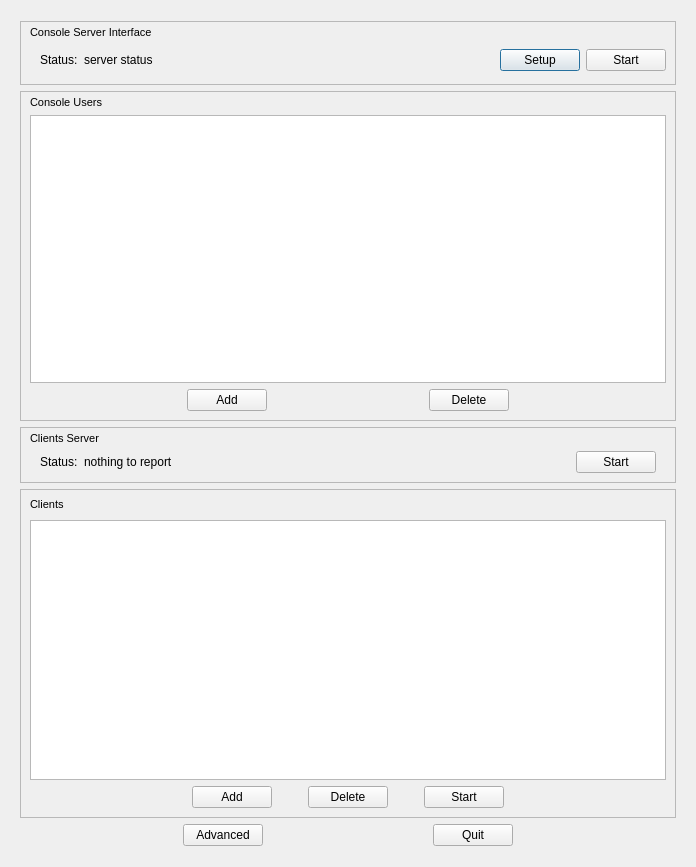
<?xml version="1.0" encoding="UTF-8"?>
<ui version="4.0">
 <class>ConsoleDialog</class>
 <widget class="QDialog" name="ConsoleDialog">
  <property name="geometry">
   <rect>
    <x>0</x>
    <y>0</y>
    <width>696</width>
    <height>867</height>
   </rect>
  </property>
  <property name="sizePolicy">
   <sizepolicy hsizetype="MinimumExpanding" vsizetype="MinimumExpanding">
    <horstretch>0</horstretch>
    <verstretch>0</verstretch>
   </sizepolicy>
  </property>
  <property name="windowTitle">
   <string>Dialog</string>
  </property>
  <layout class="QVBoxLayout" name="verticalLayout">
   <item>
    <widget class="QFrame" name="verticalFrame">
     <property name="sizePolicy">
      <sizepolicy hsizetype="Preferred" vsizetype="Preferred">
       <horstretch>0</horstretch>
       <verstretch>0</verstretch>
      </sizepolicy>
     </property>
     <layout class="QVBoxLayout" name="consoleLayout">
      <property name="topMargin">
       <number>10</number>
      </property>
      <property name="bottomMargin">
       <number>10</number>
      </property>
      <item>
       <widget class="QFrame" name="consoleServerFrame">
        <property name="minimumSize">
         <size>
          <width>0</width>
          <height>0</height>
         </size>
        </property>
        <property name="frameShape">
         <enum>QFrame::StyledPanel</enum>
        </property>
        <property name="frameShadow">
         <enum>QFrame::Raised</enum>
        </property>
        <layout class="QVBoxLayout" name="verticalLayout_2">
         <property name="topMargin">
          <number>4</number>
         </property>
         <item>
          <layout class="QVBoxLayout" name="WebServerLayout">
           <property name="topMargin">
            <number>0</number>
           </property>
           <property name="bottomMargin">
            <number>0</number>
           </property>
           <item>
            <widget class="QLabel" name="serverLabel">
             <property name="font">
              <font>
               <pointsize>8</pointsize>
              </font>
             </property>
             <property name="text">
              <string>Console Server Interface</string>
             </property>
            </widget>
           </item>
           <item>
            <layout class="QHBoxLayout" name="horizontalLayout">
             <property name="leftMargin">
              <number>10</number>
             </property>
             <property name="topMargin">
              <number>0</number>
             </property>
             <property name="rightMargin">
              <number>0</number>
             </property>
             <item>
              <widget class="QLabel" name="serverStatusLabel">
               <property name="text">
                <string>Status:</string>
               </property>
              </widget>
             </item>
             <item>
              <widget class="QLabel" name="consoleServerStatusValue">
               <property name="minimumSize">
                <size>
                 <width>0</width>
                 <height>30</height>
                </size>
               </property>
               <property name="text">
                <string>server status</string>
               </property>
              </widget>
             </item>
             <item>
              <spacer name="horizontalSpacer">
               <property name="orientation">
                <enum>Qt::Horizontal</enum>
               </property>
               <property name="sizeHint" stdset="0">
                <size>
                 <width>40</width>
                 <height>20</height>
                </size>
               </property>
              </spacer>
             </item>
             <item>
              <widget class="QPushButton" name="consoleServerSetupButton">
               <property name="text">
                <string>Setup</string>
               </property>
              </widget>
             </item>
             <item>
              <widget class="QPushButton" name="consoleServerStartButton">
               <property name="text">
                <string>Start</string>
               </property>
              </widget>
             </item>
            </layout>
           </item>
          </layout>
         </item>
        </layout>
       </widget>
      </item>
      <item>
       <widget class="QFrame" name="consoleUsersFrame">
        <property name="frameShape">
         <enum>QFrame::StyledPanel</enum>
        </property>
        <property name="frameShadow">
         <enum>QFrame::Raised</enum>
        </property>
        <layout class="QVBoxLayout" name="verticalLayout_4">
         <property name="topMargin">
          <number>4</number>
         </property>
         <item>
          <widget class="QLabel" name="label">
           <property name="font">
            <font>
             <pointsize>8</pointsize>
            </font>
           </property>
           <property name="text">
            <string>Console Users</string>
           </property>
          </widget>
         </item>
         <item>
          <widget class="QTableView" name="consoleUsersTableView">
           <property name="sizePolicy">
            <sizepolicy hsizetype="Expanding" vsizetype="MinimumExpanding">
             <horstretch>0</horstretch>
             <verstretch>0</verstretch>
            </sizepolicy>
           </property>
           <property name="minimumSize">
            <size>
             <width>0</width>
             <height>80</height>
            </size>
           </property>
          </widget>
         </item>
         <item>
          <layout class="QHBoxLayout" name="consoleUsersButtons">
           <property name="bottomMargin">
            <number>0</number>
           </property>
           <item>
            <spacer name="horizontalSpacer_14">
             <property name="orientation">
              <enum>Qt::Horizontal</enum>
             </property>
             <property name="sizeHint" stdset="0">
              <size>
               <width>40</width>
               <height>20</height>
              </size>
             </property>
            </spacer>
           </item>
           <item>
            <widget class="QPushButton" name="consoleUsersAddButton">
             <property name="text">
              <string>Add</string>
             </property>
            </widget>
           </item>
           <item>
            <spacer name="horizontalSpacer_13">
             <property name="orientation">
              <enum>Qt::Horizontal</enum>
             </property>
             <property name="sizeHint" stdset="0">
              <size>
               <width>40</width>
               <height>20</height>
              </size>
             </property>
            </spacer>
           </item>
           <item>
            <widget class="QPushButton" name="consoleUsersDeleteButton">
             <property name="text">
              <string>Delete</string>
             </property>
            </widget>
           </item>
           <item>
            <spacer name="horizontalSpacer_11">
             <property name="orientation">
              <enum>Qt::Horizontal</enum>
             </property>
             <property name="sizeHint" stdset="0">
              <size>
               <width>40</width>
               <height>20</height>
              </size>
             </property>
            </spacer>
           </item>
          </layout>
         </item>
        </layout>
       </widget>
      </item>
      <item>
       <widget class="QFrame" name="clientServerFrame">
        <property name="frameShape">
         <enum>QFrame::StyledPanel</enum>
        </property>
        <property name="frameShadow">
         <enum>QFrame::Raised</enum>
        </property>
        <layout class="QVBoxLayout" name="verticalLayout_5">
         <property name="topMargin">
          <number>4</number>
         </property>
         <item>
          <widget class="QLabel" name="serverLabel_2">
           <property name="font">
            <font>
             <pointsize>8</pointsize>
            </font>
           </property>
           <property name="text">
            <string>Clients Server</string>
           </property>
          </widget>
         </item>
         <item>
          <layout class="QHBoxLayout" name="horizontalLayout_2">
           <property name="leftMargin">
            <number>10</number>
           </property>
           <property name="topMargin">
            <number>0</number>
           </property>
           <property name="rightMargin">
            <number>10</number>
           </property>
           <item>
            <widget class="QLabel" name="statusLabel">
             <property name="sizePolicy">
              <sizepolicy hsizetype="Minimum" vsizetype="Preferred">
               <horstretch>0</horstretch>
               <verstretch>0</verstretch>
              </sizepolicy>
             </property>
             <property name="text">
              <string>Status:</string>
             </property>
            </widget>
           </item>
           <item>
            <widget class="QLabel" name="serverStatusValue">
             <property name="sizePolicy">
              <sizepolicy hsizetype="MinimumExpanding" vsizetype="Preferred">
               <horstretch>0</horstretch>
               <verstretch>0</verstretch>
              </sizepolicy>
             </property>
             <property name="text">
              <string>nothing to report</string>
             </property>
            </widget>
           </item>
           <item>
            <spacer name="horizontalSpacer_10">
             <property name="orientation">
              <enum>Qt::Horizontal</enum>
             </property>
             <property name="sizeHint" stdset="0">
              <size>
               <width>40</width>
               <height>20</height>
              </size>
             </property>
            </spacer>
           </item>
           <item>
            <widget class="QPushButton" name="serverStartButton">
             <property name="text">
              <string>Start</string>
             </property>
            </widget>
           </item>
          </layout>
         </item>
        </layout>
       </widget>
      </item>
      <item>
       <widget class="QFrame" name="clientsFrame">
        <property name="frameShape">
         <enum>QFrame::StyledPanel</enum>
        </property>
        <property name="frameShadow">
         <enum>QFrame::Raised</enum>
        </property>
        <layout class="QVBoxLayout" name="verticalLayout_3">
         <property name="topMargin">
          <number>4</number>
         </property>
         <item>
          <layout class="QVBoxLayout" name="clientLayout">
           <property name="topMargin">
            <number>0</number>
           </property>
           <property name="bottomMargin">
            <number>0</number>
           </property>
           <item>
            <widget class="QLabel" name="clientsLabel">
             <property name="minimumSize">
              <size>
               <width>0</width>
               <height>20</height>
              </size>
             </property>
             <property name="font">
              <font>
               <pointsize>8</pointsize>
              </font>
             </property>
             <property name="text">
              <string>Clients</string>
             </property>
            </widget>
           </item>
           <item>
            <widget class="QTableView" name="clientsTableView">
             <property name="sizePolicy">
              <sizepolicy hsizetype="Expanding" vsizetype="MinimumExpanding">
               <horstretch>0</horstretch>
               <verstretch>0</verstretch>
              </sizepolicy>
             </property>
            </widget>
           </item>
           <item>
            <layout class="QHBoxLayout" name="clientButtonBarLayout">
             <property name="leftMargin">
              <number>0</number>
             </property>
             <property name="topMargin">
              <number>0</number>
             </property>
             <property name="rightMargin">
              <number>0</number>
             </property>
             <item>
              <spacer name="horizontalSpacer_3">
               <property name="orientation">
                <enum>Qt::Horizontal</enum>
               </property>
               <property name="sizeHint" stdset="0">
                <size>
                 <width>40</width>
                 <height>20</height>
                </size>
               </property>
              </spacer>
             </item>
             <item>
              <widget class="QPushButton" name="clientAddPushButton">
               <property name="text">
                <string>Add</string>
               </property>
              </widget>
             </item>
             <item>
              <spacer name="horizontalSpacer_8">
               <property name="orientation">
                <enum>Qt::Horizontal</enum>
               </property>
               <property name="sizeType">
                <enum>QSizePolicy::Fixed</enum>
               </property>
               <property name="sizeHint" stdset="0">
                <size>
                 <width>30</width>
                 <height>20</height>
                </size>
               </property>
              </spacer>
             </item>
             <item>
              <widget class="QPushButton" name="clientDeletePushButton">
               <property name="text">
                <string>Delete</string>
               </property>
              </widget>
             </item>
             <item>
              <spacer name="horizontalSpacer_9">
               <property name="orientation">
                <enum>Qt::Horizontal</enum>
               </property>
               <property name="sizeType">
                <enum>QSizePolicy::Fixed</enum>
               </property>
               <property name="sizeHint" stdset="0">
                <size>
                 <width>30</width>
                 <height>20</height>
                </size>
               </property>
              </spacer>
             </item>
             <item>
              <widget class="QPushButton" name="clientStartPushButton">
               <property name="text">
                <string>Start</string>
               </property>
              </widget>
             </item>
             <item>
              <spacer name="horizontalSpacer_4">
               <property name="orientation">
                <enum>Qt::Horizontal</enum>
               </property>
               <property name="sizeHint" stdset="0">
                <size>
                 <width>40</width>
                 <height>20</height>
                </size>
               </property>
              </spacer>
             </item>
            </layout>
           </item>
          </layout>
         </item>
        </layout>
       </widget>
      </item>
      <item>
       <layout class="QHBoxLayout" name="buttonBarLayout">
        <property name="topMargin">
         <number>0</number>
        </property>
        <item>
         <spacer name="horizontalSpacer_6">
          <property name="orientation">
           <enum>Qt::Horizontal</enum>
          </property>
          <property name="sizeHint" stdset="0">
           <size>
            <width>40</width>
            <height>20</height>
           </size>
          </property>
         </spacer>
        </item>
        <item>
         <widget class="QPushButton" name="advancedButton">
          <property name="text">
           <string>Advanced</string>
          </property>
         </widget>
        </item>
        <item>
         <spacer name="horizontalSpacer_12">
          <property name="orientation">
           <enum>Qt::Horizontal</enum>
          </property>
          <property name="sizeHint" stdset="0">
           <size>
            <width>40</width>
            <height>20</height>
           </size>
          </property>
         </spacer>
        </item>
        <item>
         <widget class="QPushButton" name="quitButton">
          <property name="text">
           <string>Quit</string>
          </property>
         </widget>
        </item>
        <item>
         <spacer name="horizontalSpacer_5">
          <property name="orientation">
           <enum>Qt::Horizontal</enum>
          </property>
          <property name="sizeHint" stdset="0">
           <size>
            <width>40</width>
            <height>20</height>
           </size>
          </property>
         </spacer>
        </item>
       </layout>
      </item>
     </layout>
    </widget>
   </item>
  </layout>
 </widget>
 <resources/>
 <connections/>
</ui>
